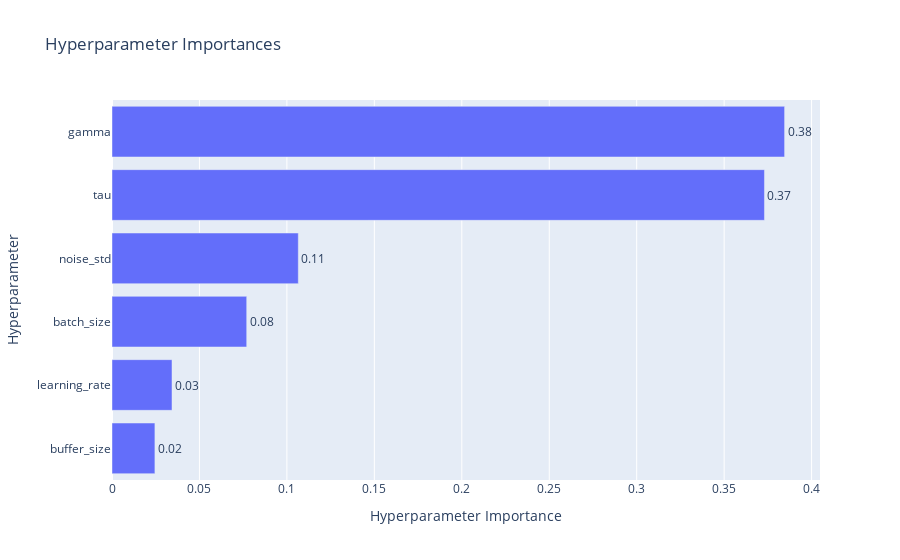

Source (notebook cell):
### Markdown cell above
**Plot Hyperparameter Importance**

This plot estimates the relative importance of each hyperparameter based on how they affect the objective function.

### Code cell
from optuna.visualization import plot_param_importances

fig = plot_param_importances(study)
fig.show()

### Figure 1 — Plotly figure (JSON) as saved in the notebook; plotly's stock layout.template omitted (floating-point values rounded to 4 significant figures)
{"data": [{"cliponaxis": false, "hovertemplate": ["buffer_size (IntDistribution): 0.024536047623643555<extra></extra>", "learning_rate (FloatDistribution): 0.03430286057557581<extra></extra>", "batch_size (CategoricalDistribution): 0.0770238950587265<extra></extra>", "noise_std (FloatDistribution): 0.1065183033516943<extra></extra>", "tau (FloatDistribution): 0.37305315209617096<extra></extra>", "gamma (FloatDistribution): 0.3845657412941889<extra></extra>"], "name": "Objective Value", "orientation": "h", "text": ["0.02", "0.03", "0.08", "0.11", "0.37", "0.38"], "textposition": "outside", "type": "bar", "x": [0.02454, 0.0343, 0.07702, 0.1065, 0.3731, 0.3846], "y": ["buffer_size", "learning_rate", "batch_size", "noise_std", "tau", "gamma"]}], "layout": {"title": {"text": "Hyperparameter Importances"}, "xaxis": {"title": {"text": "Hyperparameter Importance"}}, "yaxis": {"title": {"text": "Hyperparameter"}}}}
